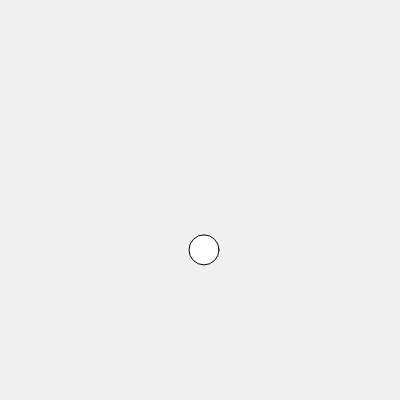
Frame 1 (no input)
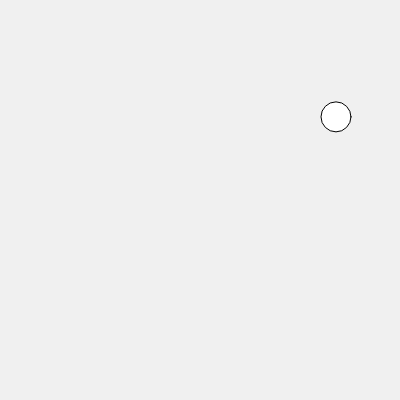
Frame 60 (no input)
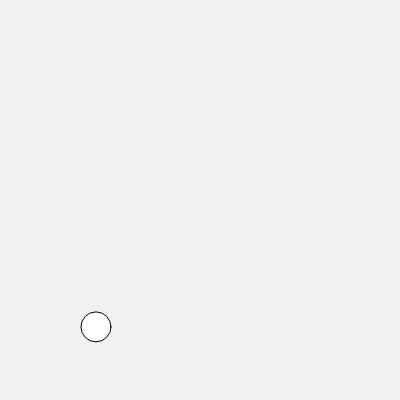
Frame 120 (the mouse pressed at the canvas centre since frame 60)

The p5.js sketch that drew these frames (run headless with seeded random() and noise() and a simulated clock; from frame 60 on, the mouse is pressed at the canvas centre):

// p5.js sketch
// ── sketch.js
class BouncingBall {
  constructor() {
    this.xPos = width / 2;
    this.yPos = random(100, 300);
    this.xSpeed = 4;
    this.ySpeed = 7;
  }

  move() {
    // move the ball
    this.xPos += this.xSpeed;
    this.yPos += this.ySpeed;
  }

  checkForCollisions() {
    // check first for left and right wall
    if (this.xPos <= 15 || this.xPos >= width - 15) {
      this.xSpeed = -this.xSpeed;
    }

    // do the same for the ceiling and the floor
    if (this.yPos <= 15 || this.yPos >= height - 15) {
      this.ySpeed = -this.ySpeed;
    }
  }

  draw() {
    circle(this.xPos, this.yPos, 30);
  }
}

let myBouncingBall;

function setup() {
  createCanvas(400, 400);
  myBouncingBall = new BouncingBall();
}

function draw() {
  background(240);
  myBouncingBall.move();
  myBouncingBall.checkForCollisions();
  myBouncingBall.draw();
}
